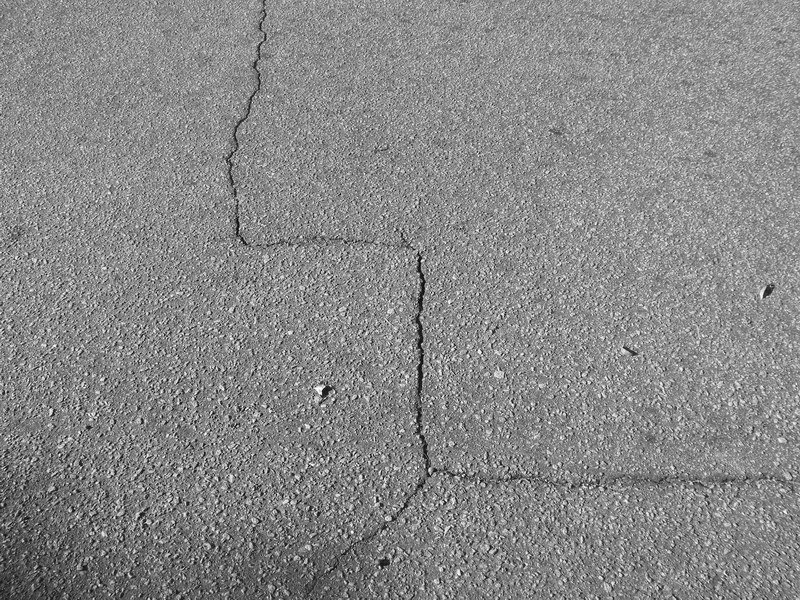
#> input picture training/6192.jpg, 800 x 600 px, found by its file name
$ python main2.py   (older library calls are emulated)
#> lines starting #> are read from the running program, lines starting #| are printed output that depends on the picture; after the words box and inside, x2 and y2 are one past the last pixel; in counts of white or black regions, pixels touching at a corner belong together
import cv2
import math
import numpy as np
import scipy.ndimage

def orientated_non_max_suppression(mag, ang):
    ang_quant = np.round(ang / (np.pi/4)) % 4
    winE = np.array([[0, 0, 0],[1, 1, 1], [0, 0, 0]])
    winSE = np.array([[1, 0, 0], [0, 1, 0], [0, 0, 1]])
    winS = np.array([[0, 1, 0], [0, 1, 0], [0, 1, 0]])
    winSW = np.array([[0, 0, 1], [0, 1, 0], [1, 0, 0]])

    magE = non_max_suppression(mag, winE)
    magSE = non_max_suppression(mag, winSE)
    magS = non_max_suppression(mag, winS)
    magSW = non_max_suppression(mag, winSW)

    mag[ang_quant == 0] = magE[ang_quant == 0]
    mag[ang_quant == 1] = magSE[ang_quant == 1]
    mag[ang_quant == 2] = magS[ang_quant == 2]
    mag[ang_quant == 3] = magSW[ang_quant == 3]
    return mag

def non_max_suppression(data, win):
    data_max = scipy.ndimage.filters.maximum_filter(data, footprint=win, mode='constant')
    data_max[data != data_max] = 0
    return data_max

# start calulcation


img = cv2.imread('tree260/image/6192.jpg')
#> img is the input picture: shape (600, 800, 3); min 0, max 255, mean 135.9
gray_image = cv2.cvtColor(img, cv2.COLOR_BGR2GRAY)

with_nmsup = True #apply non-maximal suppression
fudgefactor = 1.3 #with this threshold you can play a little bit
sigma = 21 #for Gaussian Kernel
kernel = 2*math.ceil(2*sigma)+1 #Kernel size


gray_image = gray_image/255.0
blur = cv2.GaussianBlur(gray_image, (kernel, kernel), sigma)
gray_image = cv2.subtract(gray_image, blur)
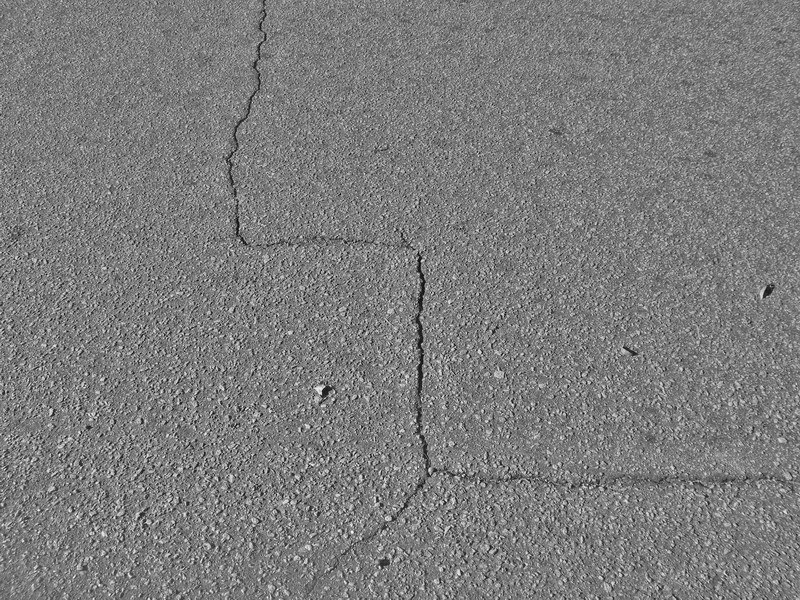
#> gray_image: shape (600, 800) float64; min -0.546, max 0.568, mean -5.56e-06; drawn with min black and max white

# compute sobel response
sobelx = cv2.Sobel(gray_image, cv2.CV_64F, 1, 0, ksize=3)
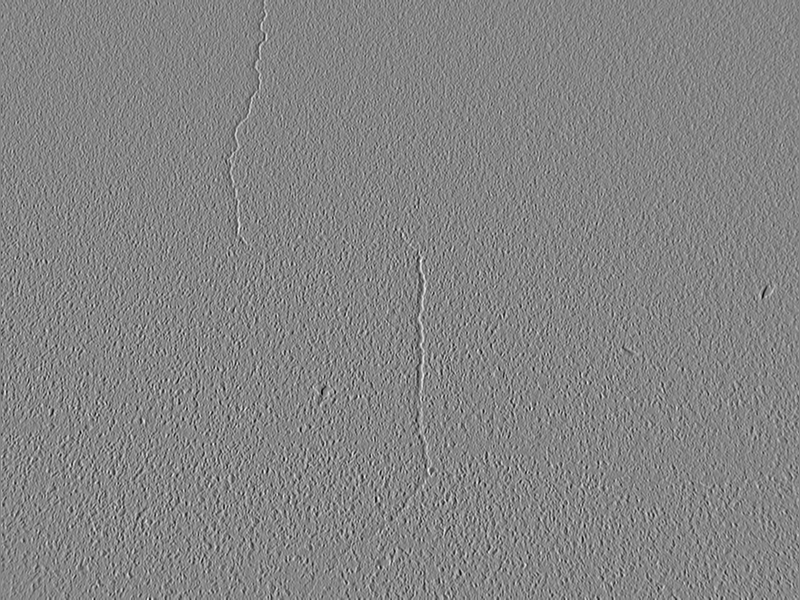
#> sobelx: shape (600, 800) float64; min -3.35, max 3.07, mean -2.05e-05; drawn with min black and max white
sobely = cv2.Sobel(gray_image, cv2.CV_64F, 0, 1, ksize=3)
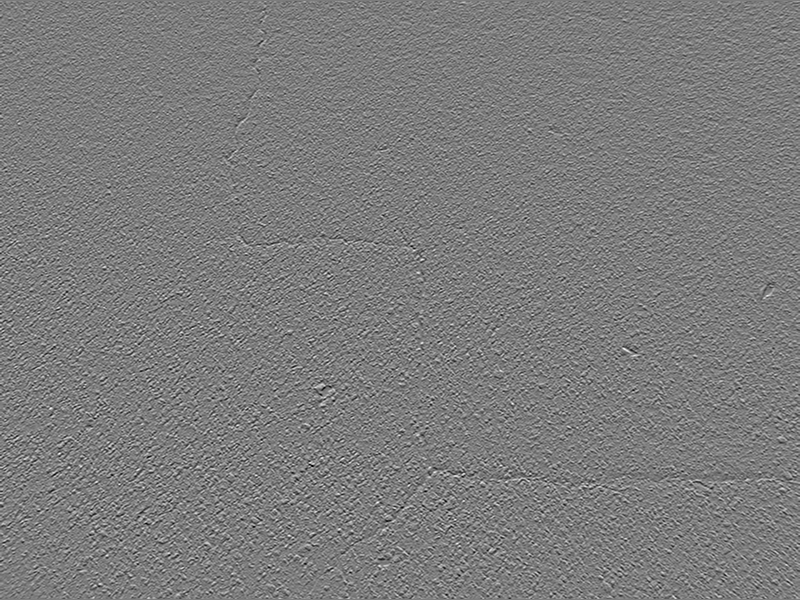
#> sobely: shape (600, 800) float64; min -2.55, max 2.66, mean -0.000218; drawn with min black and max white
mag = np.hypot(sobelx, sobely)
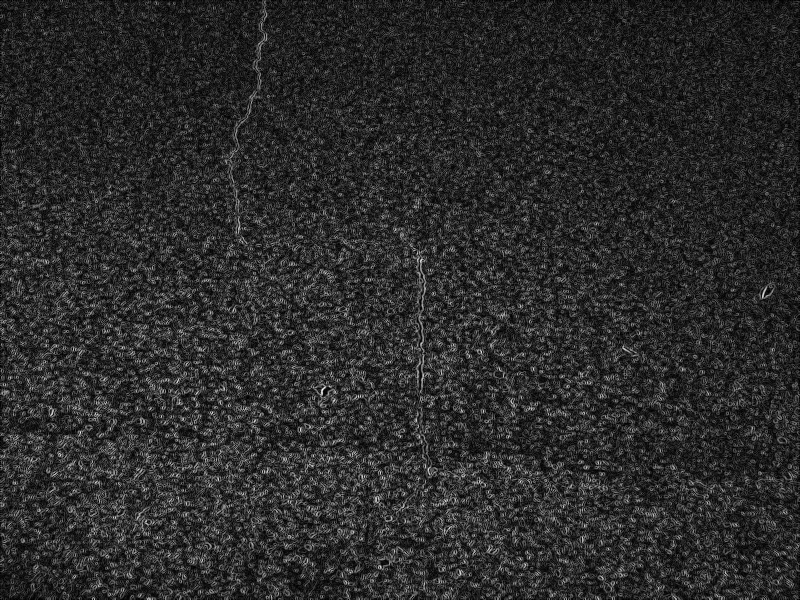
#> mag: shape (600, 800) float64; min 0, max 3.63, mean 0.624; drawn with min black and max white
ang = np.arctan2(sobely, sobelx)
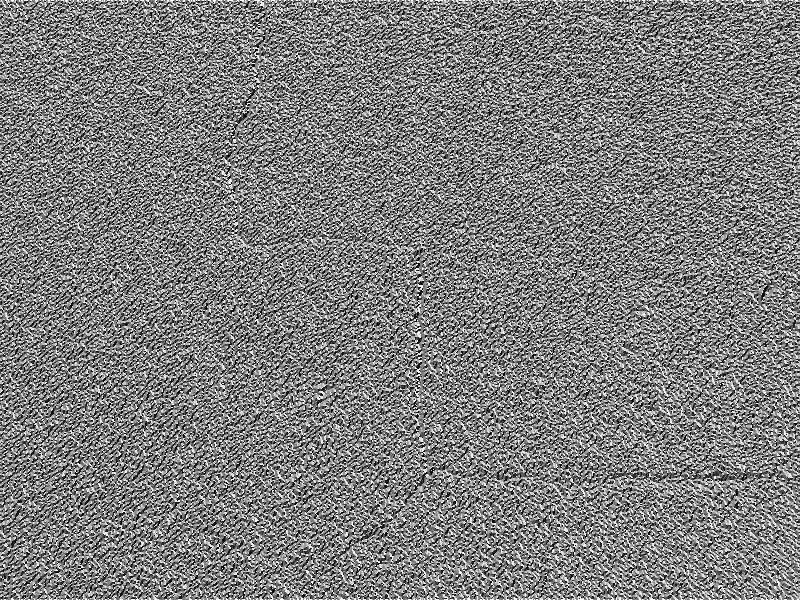
#> ang: shape (600, 800) float64; min -3.14, max 3.14, mean -0.0329; drawn with min black and max white

# threshold
threshold = 4 * fudgefactor * np.mean(mag)
#> threshold = 3.24
mag[mag < threshold] = 0

#either get edges directly
if with_nmsup is False:
    mag = cv2.normalize(mag, 0, 255, cv2.NORM_MINMAX)
    kernel = np.ones((5,5),np.uint8)
    result = cv2.morphologyEx(mag, cv2.MORPH_CLOSE, kernel)
    cv2.imshow('im', result)
    cv2.waitKey()

#or apply a non-maximal suppression
else:

    # non-maximal suppression
    mag = orientated_non_max_suppression(mag, ang)
#> in orientated_non_max_suppression, `ang_quant = np.round(ang / (np.pi/4)) % 4`:
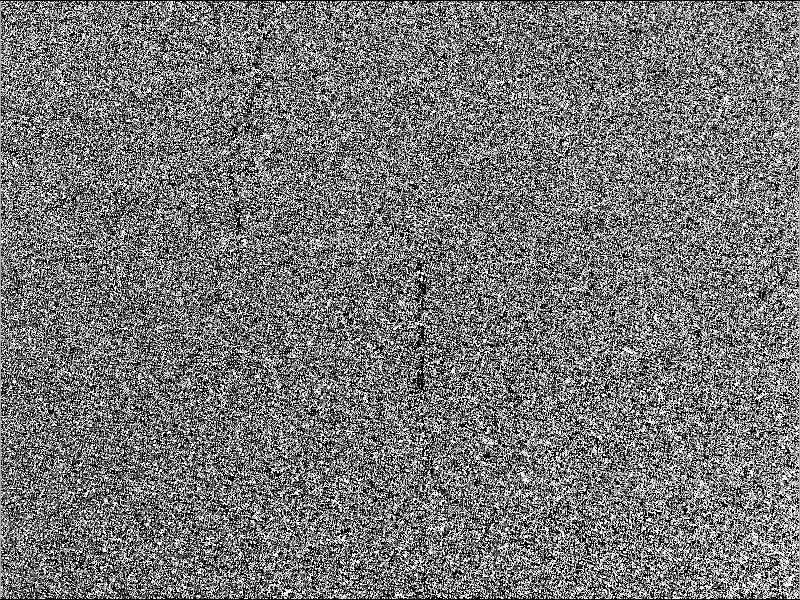
#> ang_quant: shape (600, 800) float64; min 0, max 3, mean 1.38; drawn with min black and max white
    # create mask
    mag[mag > 0] = 255
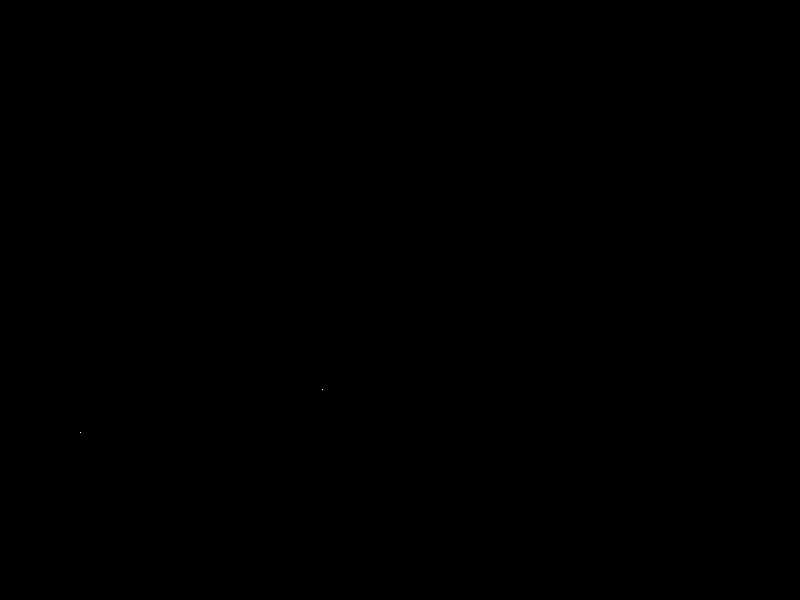
#> mag: shape (600, 800) float64; 0% white in thin lines or dots, all inside (x1, y1, x2, y2) = (80, 389, 323, 433)
    mag = mag.astype(np.uint8)

    kernel = np.ones((5,5),np.uint8)
    result = cv2.morphologyEx(mag, cv2.MORPH_CLOSE, kernel)

    cv2.imshow('im', result)
    cv2.waitKey()

$ run again, with training/6193.jpg copied over training/6192.jpg
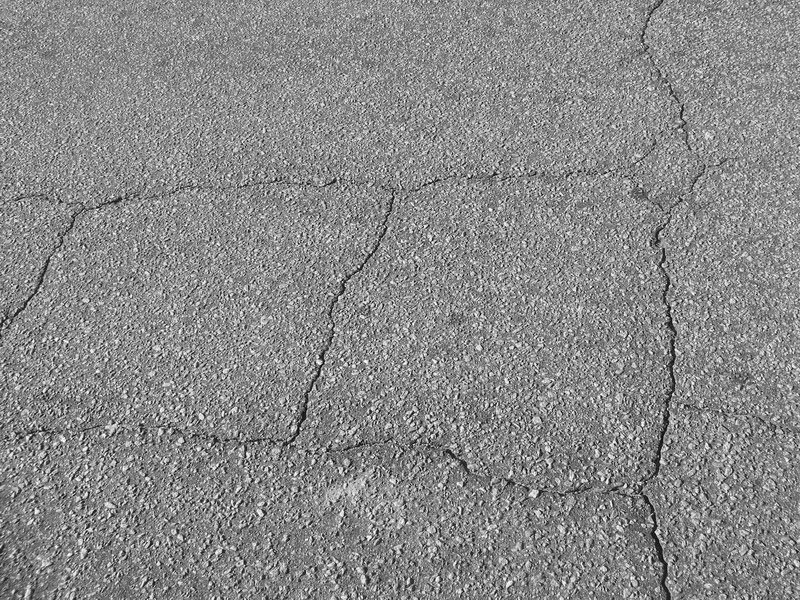
#> input picture training/6193.jpg, 800 x 600 px, found by its file name
#> img is the input picture: shape (600, 800, 3); min 0, max 255, mean 137
#> `ang = np.arctan2(sobely, sobelx)`:
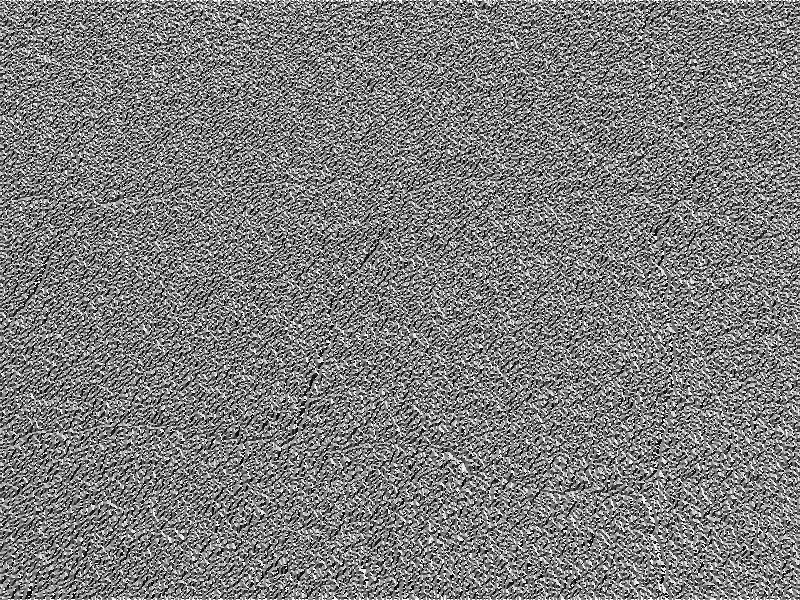
#> ang: shape (600, 800) float64; min -3.14, max 3.14, mean -0.0495; drawn with min black and max white
#> threshold = 4.05
#> in orientated_non_max_suppression, `ang_quant = np.round(ang / (np.pi/4)) % 4`:
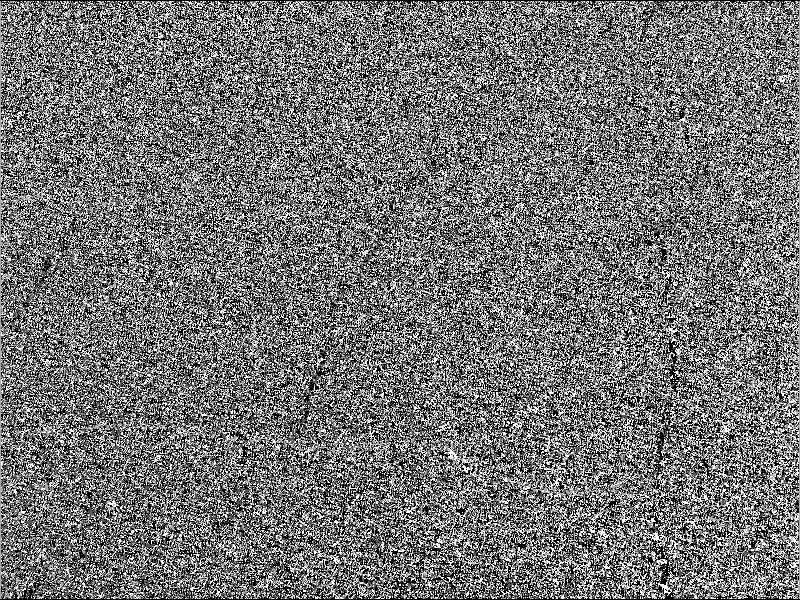
#> ang_quant: shape (600, 800) float64; min 0, max 3, mean 1.35; drawn with min black and max white

$ run again, with training/6194.jpg copied over training/6192.jpg
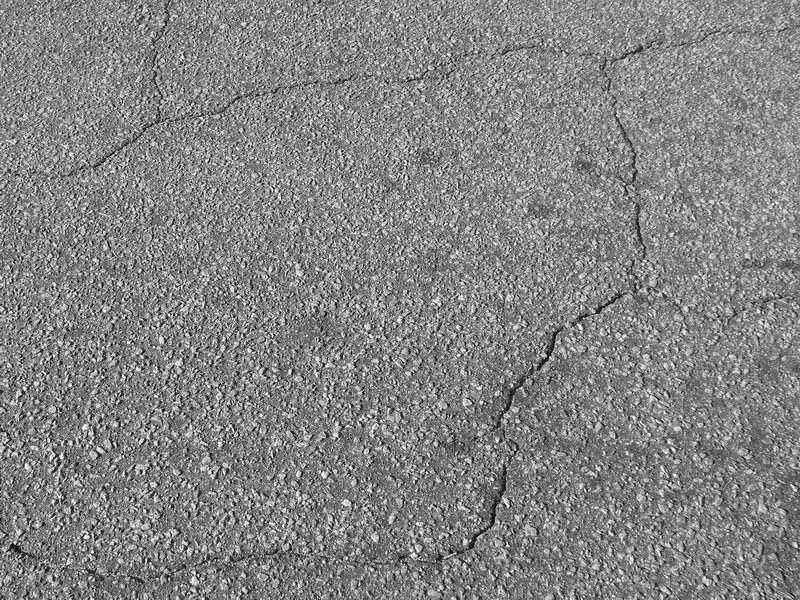
#> input picture training/6194.jpg, 800 x 600 px, found by its file name
#> img is the input picture: shape (600, 800, 3); min 0, max 255, mean 131.9
#> `ang = np.arctan2(sobely, sobelx)`:
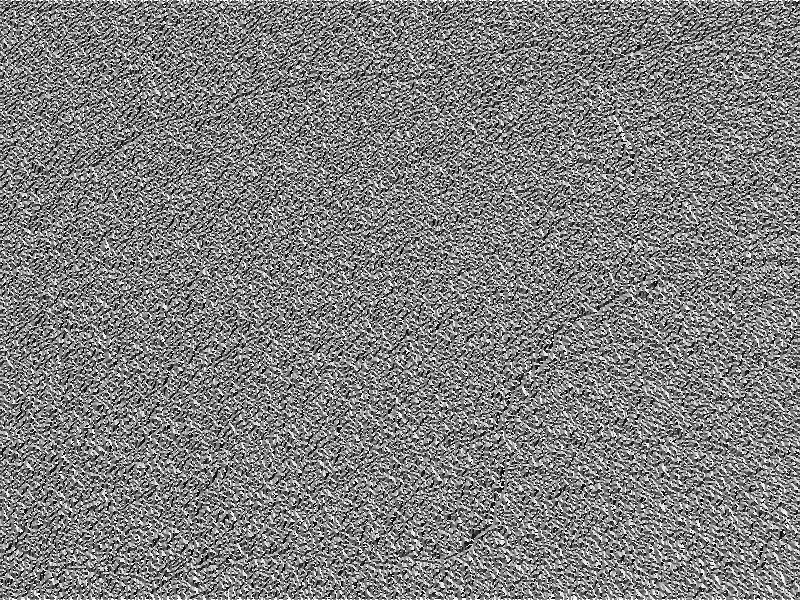
#> ang: shape (600, 800) float64; min -3.14, max 3.14, mean 0.00339; drawn with min black and max white
#> threshold = 4.16
#> in orientated_non_max_suppression, `ang_quant = np.round(ang / (np.pi/4)) % 4`:
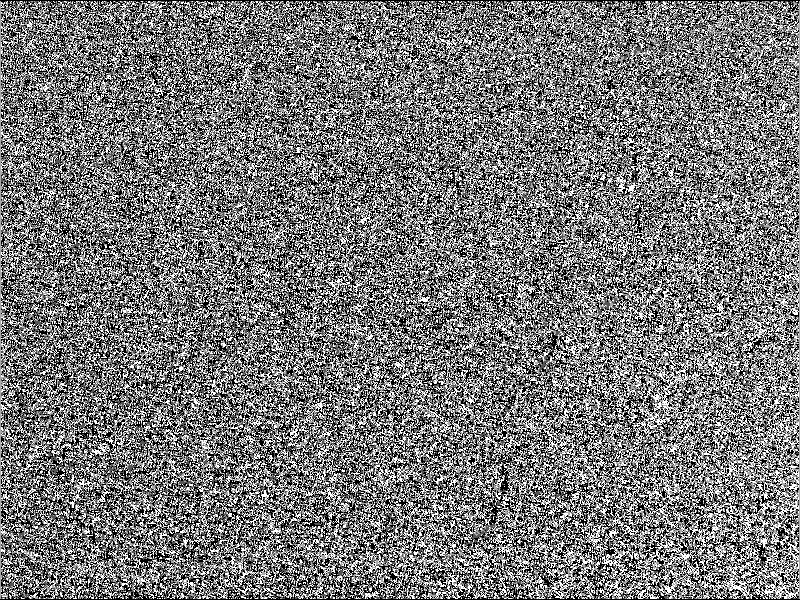
#> ang_quant: shape (600, 800) float64; min 0, max 3, mean 1.4; drawn with min black and max white

$ run again, with training/6195.jpg copied over training/6192.jpg
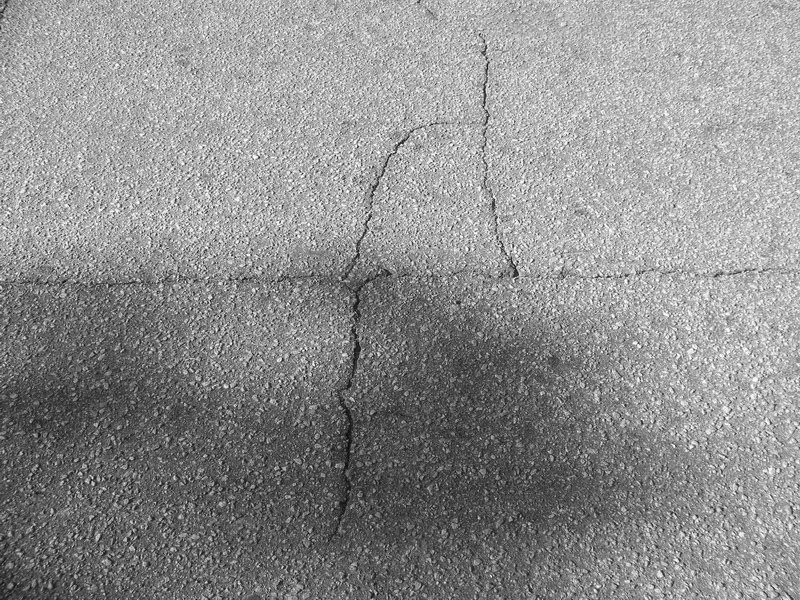
#> input picture training/6195.jpg, 800 x 600 px, found by its file name
#> img is the input picture: shape (600, 800, 3); min 0, max 255, mean 141.9
#> threshold = 3.08
#> in orientated_non_max_suppression, `ang_quant = np.round(ang / (np.pi/4)) % 4`:
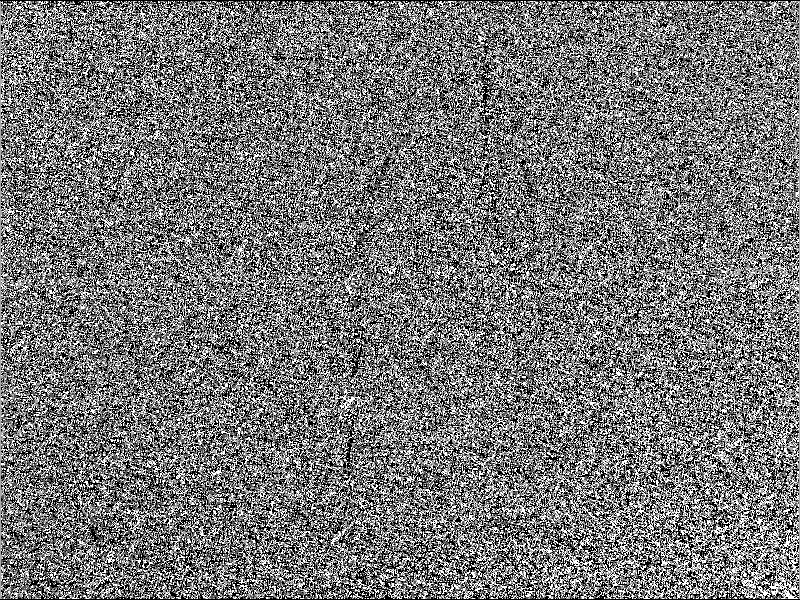
#> ang_quant: shape (600, 800) float64; min 0, max 3, mean 1.39; drawn with min black and max white
#> data_max: shape (600, 800) float64; values 0 (black) and 3.17 (white), 0% white in thin lines or dots, all inside (x1, y1, x2, y2) = (399, 144, 402, 145)
#> data_max: shape (600, 800) float64; values 0 (black) and 3.17 (white), 0% white in thin lines or dots, all inside (x1, y1, x2, y2) = (399, 143, 402, 146)
#> data_max: shape (600, 800) float64; values 0 (black) and 3.17 (white), 0% white in thin lines or dots, all inside (x1, y1, x2, y2) = (400, 143, 401, 146)
